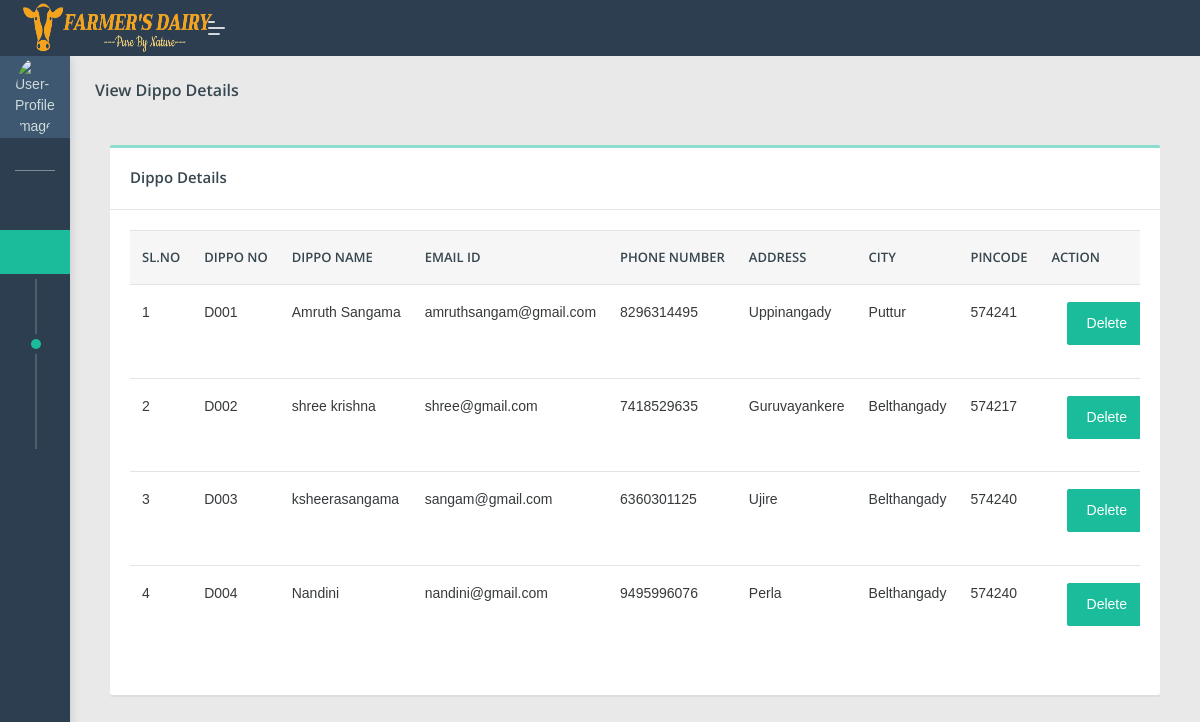
The page /admin/viewdippo.php on the database its author committed.
### tables this page shows
CREATE TABLE `dipo_reg` (
  `d_id` int(100) NOT NULL,
  `dnumber` varchar(100) NOT NULL,
  `dname` varchar(100) NOT NULL,
  `email` varchar(100) NOT NULL,
  `password` varchar(100) NOT NULL,
  `ph_no` bigint(100) NOT NULL,
  `address` varchar(100) NOT NULL,
  `city` varchar(100) NOT NULL,
  `pin_code` int(100) NOT NULL
);

### admin/viewdippo.php (the view, shortened to what this page needs)
<!DOCTYPE html>
<html lang="en">
<head>
    <link rel="stylesheet" href="assets/css/style.css">
</head>
<body class="">
	<nav class="pcoded-navbar  ">
		<div class="navbar-wrapper  ">
			<div class="navbar-content scroll-div " >
				<div class="">
					<div class="main-menu-header">
						<img class="img-radius" src="assets/images/avatar-2.jpg" alt="User-Profile-Image">
						<div class="user-details">
						</div>
					</div>
				</div>
				<ul class="nav pcoded-inner-navbar ">
					<li class="nav-item pcoded-menu-caption">
					</li>
					<li class="nav-item">
					    <a href="main.php" class="nav-link "><span class="pcoded-micon"><i class="feather icon-home"></i></span><span class="pcoded-mtext">Dashboard</span></a>
					</li>
					<li class="nav-item pcoded-hasmenu">
					    <a href="#!" class="nav-link "><span class="pcoded-micon"><i class="feather icon-align-justify"></i></span><span class="pcoded-mtext">Dippo Details</span></a>
					    <ul class="pcoded-submenu">
					       <li><a href="adddippo.php">Add Dippo</a></li>
					<li><a href="viewdippo.php">View Dippo</a></li>
					<li><a href="rate.php">Add Rate</a></li>
					<li><a href="viewrate.php">View Rate</a></li>
					    </ul>
					</li>
					<li class="nav-item">
					    <a href="viewmilk.php" class="nav-link "><span class="pcoded-micon"><i class="feather icon-align-justify"></i></span><span class="pcoded-mtext">Milk Details</span></a>
					</li>
					<li class="nav-item pcoded-hasmenu">
					    <a href="#!" class="nav-link "><span class="pcoded-micon"><i class="feather icon-align-justify"></i></span><span class="pcoded-mtext">Manage Dippo</span></a>
					</li>
					<li class="nav-item">
					    <a href="viewfeed.php" class="nav-link "><span class="pcoded-micon"><i class="feather icon-align-justify"></i></span><span class="pcoded-mtext">View Feedback</span></a>
					</li>
				</ul>
			</div>
		</div>
	</nav>
	<header class="navbar pcoded-header navbar-expand-lg navbar-light header-dark">
				<div class="m-header">
					<a class="mobile-menu" id="mobile-collapse" href="#!"><span></span></a>
					<a href="#!" class="b-brand">
						<img src="assets/images/logo1.png" width="190px" height="50px" class="logo">
					</a>
				</div>
				<div class="collapse navbar-collapse">
					<ul class="navbar-nav mr-auto">
						<li class="nav-item">
							<a href="#!" class="pop-search"><i class="feather icon-search"></i></a>
						</li>
					</ul>
					<ul class="navbar-nav ml-auto">
						<li>
							<div class="dropdown drp-user">
								<a href="#" class="dropdown-toggle" data-toggle="dropdown">
									<i class="feather icon-user"></i>
								</a>
							</div>
						</li>
					</ul>
				</div>
	</header>
<section class="pcoded-main-container">
    <div class="pcoded-content">
        <div class="page-header">
            <div class="page-block">
                <div class="row align-items-center">
                    <div class="col-md-12">
                        <div class="page-header-title">
                            <h5 class="m-b-10">View Dippo Details</h5>
                        </div>
                    </div>
                </div>
            </div>
        </div>
            <div class="col-md-12">
                <div class="card">
                    <div class="card-header">
                        <h5>Dippo Details</h5>
                    </div>
                    <div class="card-body table-border-style">
                        <div class="table-responsive">
                            <table class="table table-hover">
                                <thead>
                                    <tr>
                                        <th>SL.NO</th>
                                        <th>DIPPO NO</th>
                                        <th>DIPPO NAME</th>
                                        <th>EMAIL ID</th>
										<th>PHONE NUMBER</th>
										<th>ADDRESS</th>
										<th>CITY</th>
										<th>PINCODE</th>
										<th>ACTION</th>
                                    </tr>
                                </thead>
                                <tbody>
								<?php
								include 'config.php';
								$sql1="select * from dipo_reg";
								$result1=mysqli_query($con,$sql1);
								$num1=mysqli_num_rows($result1);
								$sI=0;
								if($num1>0)
								{
									while($row1=mysqli_fetch_array($result1))
									{
										$sI+=1;
										$dnumber=$row1['dnumber'];
										$dname=$row1['dname'];
										$email=$row1['email'];
										$ph_no=$row1['ph_no'];
										$address=$row1['address'];
										$city=$row1['city'];
										$pin_code=$row1['pin_code'];
								?>
									<tr>
									  <td><?php echo $sI; ?></th>
									  <td><?php echo $dnumber; ?></th>
									  <td><?php echo $dname; ?></td>
									  <td><?php echo $email; ?></td>
									  <td><?php echo $ph_no; ?></td>
									  <td><?php echo $address; ?></td>
									  <td><?php echo $city; ?></td>
									  <td><?php echo $pin_code; ?></td>
									  <td>
									<form action="#" method="post">
									<div class="form-group col-md-2">
									<button type="submit" name="delete" class="btn  btn-primary">Delete</button>
									</div>
									</div>
									<?php
									}
								}
								?>
                        </div>
</section>
</body>
</html>

### rows shown on the page
dipo_reg: dnumber "D001", dname "Amruth Sangama", email "amruthsangam@gmail.com", ph_no "8296314495", address "Uppinangady", city "Puttur", pin_code "574241"
dipo_reg: dnumber "D002", dname "shree krishna", email "shree@gmail.com", ph_no "7418529635", address "Guruvayankere", city "Belthangady", pin_code "574217"
dipo_reg: dnumber "D003", dname "ksheerasangama", email "sangam@gmail.com", ph_no "6360301125", address "Ujire", city "Belthangady", pin_code "574240"
dipo_reg: dnumber "D004", dname "Nandini", email "nandini@gmail.com", ph_no "9495996076", address "Perla", city "Belthangady", pin_code "574240"
